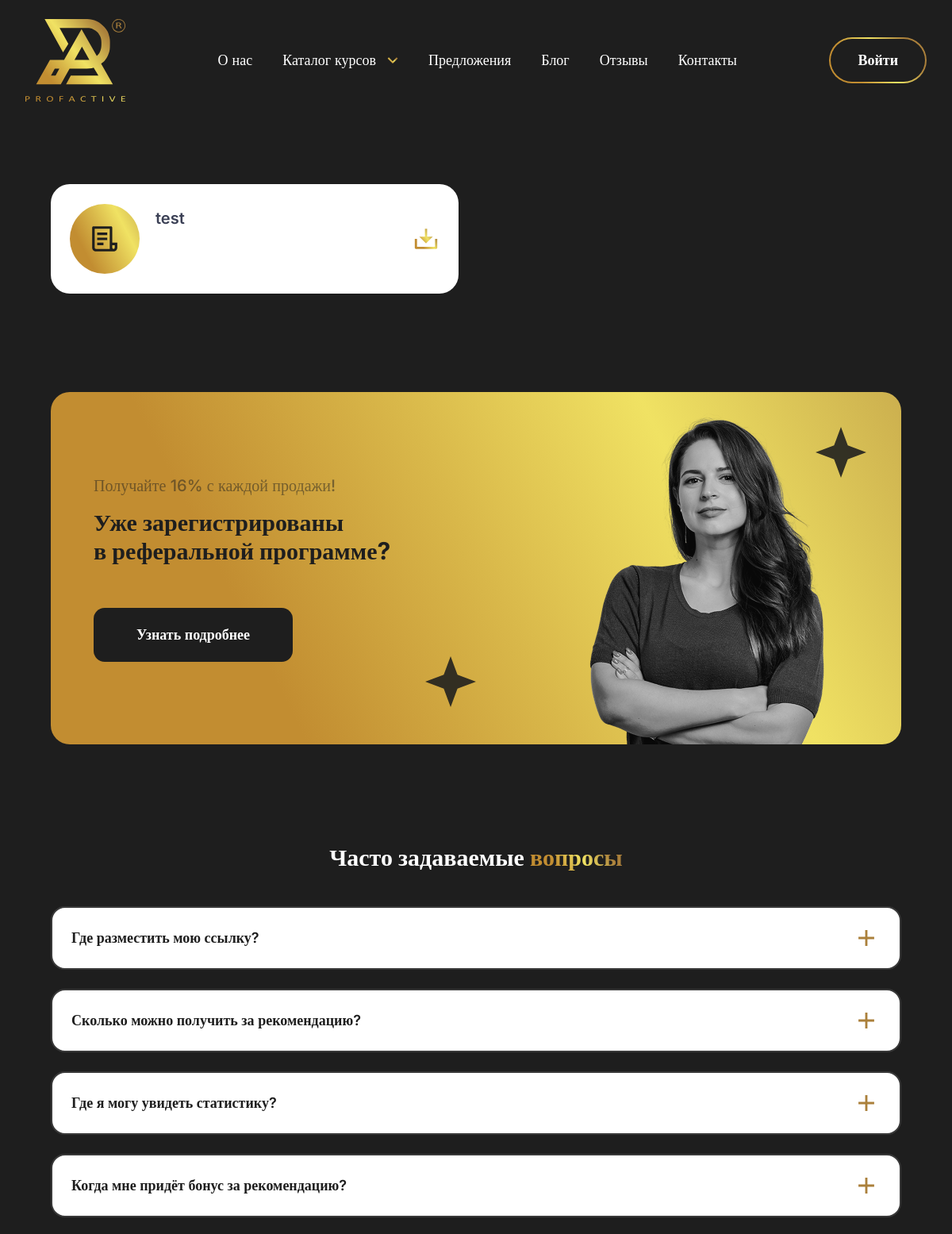
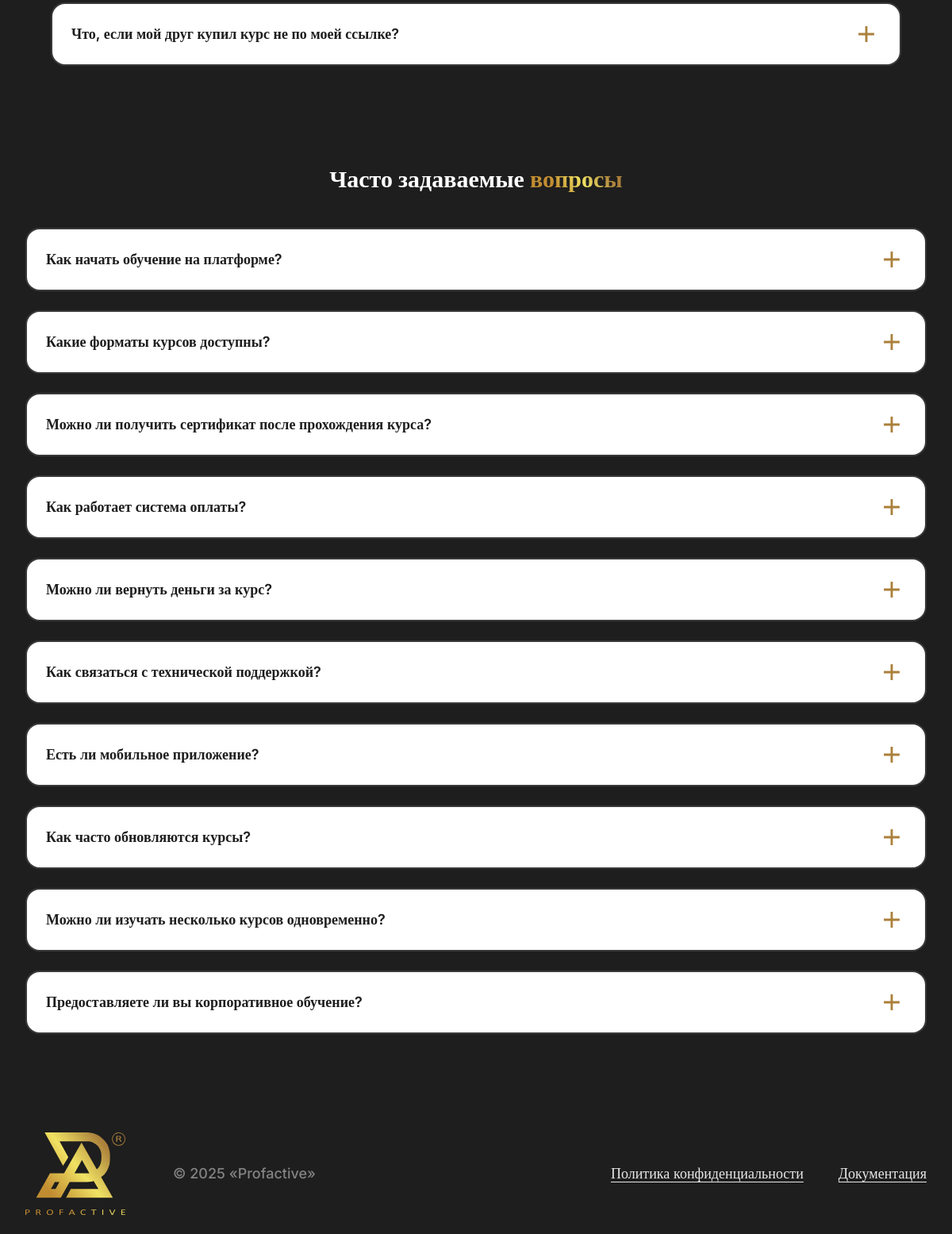
/documents/, run on the app's committed database (2 pictures, top to bottom).
### apps/website/models.py (models this page shows, shortened)
class Document(models.Model):
    title = models.CharField(
        max_length=200,
        verbose_name="Название документа",
        help_text="Название документа"
    )
    description = models.TextField(
        verbose_name="Описание",
        help_text="Описание документа",
        blank=True,
        null=True
    )
    file = models.FileField(
        upload_to='documents/',
        verbose_name="Файл",
        help_text="Файл документа"
    )
    file_type = models.CharField(
        max_length=10,
        verbose_name="Тип файла",
        help_text="Тип файла (PDF, DOC, etc.)",
        blank=True,
        null=True
    )
    file_size = models.PositiveIntegerField(
        verbose_name="Размер файла (байт)",
        help_text="Размер файла в байтах",
        blank=True,
        null=True
    )
    download_count = models.PositiveIntegerField(
        default=0,
        verbose_name="Количество скачиваний",
        help_text="Количество скачиваний файла"
    )
    is_active = models.BooleanField(
        default=True,
        verbose_name="Активен",
        help_text="Активен ли документ"
    )
    order = models.PositiveIntegerField(
        default=0,
        verbose_name="Порядок",
        help_text="Порядок отображения"
    )
    created_at = models.DateTimeField(
        auto_now_add=True,
        verbose_name="Дата создания"
    )
    updated_at = models.DateTimeField(
        auto_now=True,
        verbose_name="Дата обновления"
    )
    class Meta:
        verbose_name = "Документ"
        verbose_name_plural = "4. Документы"
        ordering = ['order', 'created_at']
    def get_file_size_display(self):
        if not self.file_size:
            return "Неизвестно"
        size = self.file_size
        for unit in ['B', 'KB', 'MB', 'GB']:
            if size < 1024.0:
                return f"{size:.1f} {unit}"
            size /= 1024.0
        return f"{size:.1f} TB"

class FAQ(models.Model):
    question = models.CharField(
        max_length=500,
        verbose_name="Вопрос",
        help_text="FAQ вопрос"
    )
    answer = models.TextField(
        verbose_name="Ответ",
        help_text="FAQ ответ"
    )
    category = models.CharField(
        max_length=100,
        verbose_name="Категория",
        help_text="FAQ категория",
        blank=True,
        null=True
    )
    is_active = models.BooleanField(
        default=True,
        verbose_name="Активен",
        help_text="Активен ли FAQ"
    )
    order = models.PositiveIntegerField(
        default=0,
        verbose_name="Порядок",
        help_text="Порядок отображения"
    )
    created_at = models.DateTimeField(
        auto_now_add=True,
        verbose_name="Дата создания"
    )
    updated_at = models.DateTimeField(
        auto_now=True,
        verbose_name="Дата обновления"
    )
    class Meta:
        verbose_name = "FAQ"
        verbose_name_plural = "1. FAQ"
        ordering = ['order', 'created_at']

### apps/website/views.py (the view)
# urls.py: path('documents/', views.documents_page, name='documents'),
def documents_page(request):
    documents = Document.objects.filter(is_active=True).order_by('order', 'created_at')
    context = {
        'documents': documents,
    }
    return render(request, 'documents.html', context)

### apps/website/context_processors.py (called while the page is built)
def faq_context(request):
    return {
        'faqs': FAQ.objects.filter(is_active=True).order_by('order', 'created_at')
    }

### templates/documents.html (shortened to what this page needs)
{% extends 'base.html' %}
{% load static %}
{% block content %}
<main class="container-base">
    <section class="md:pt-20 mb-12 md:mb-20 lg:mb-31">
      <div class="">
        <div class="grid grid-cols-1 lg:grid-cols-2 gap-5 md:gap-8 lg:gap-11">
          {% for document in documents %}
          <a href="{% url 'download_document' document.id %}" download=""
            class="flex gap-6 items-start lg:items-center bg-white rounded-3xl w-full py-4 md:py-6.25 px-4 md:px-6 hover:shadow-lg transition-shadow duration-300">
            <div class="w-full flex max-lg:flex-col items-start lg:items-center gap-5">
              <div
                class="bg-gradient-banner rounded-full size-15 md:size-20 lg:size-22 flex items-center justify-center p-5 lg:p-6.25">
                <img class="max-w-7 lg:max-w-9.5" src="{% static 'assets/svgs/file-list.svg' %}" alt="images">
              </div>
              <div class="flex-1">
                <p class="md:text-lg lg:text-xl/7.5 font-semibold text-brand-gray-600/90 mb-2">
                  {{ document.title }}
                </p>
                {% if document.description %}
                <p class="text-sm text-brand-gray-600/70 mb-2">
                </p>
                {% endif %}
                <div class="flex items-center gap-4 text-xs text-brand-gray-600/60">
                  <span>{{ document.file_type }}</span>
                  <span>{{ document.get_file_size_display }}</span>
                  <span>{{ document.download_count }} скачиваний</span>
                </div>
              </div>
            </div>
            <img src="{% static 'assets/svgs/download.svg' %}" class="ml-auto max-lg:mt-5" alt="images">
          </a>
          {% endfor %}
        </div>
      </div>
    </section>
    <section class="mb-12 md:mb-20 lg:mb-31">
      <div class="bg-gradient-banner min-h-111 rounded-3xl overflow-hidden">
        <div class="relative flex max-lg:flex-col lg:items-center justify-between gap-x-7 gap-y-6">
          <div class="px-4 md:px-6 lg:px-13.5 pt-6 lg:py-23.5 flex-1">
            <div class="w-full max-w-145">
              <p class="font-medium md:text-lg lg:text-xl text-primary/50 mb-3.5">
                Получайте 16% с каждой продажи!
              </p>
              <h2 class="font-bold text-primary text-2xl md:text-3xl lg:text-basic-40/12.5 mb-6 md:mb-11 lg:mb-13.5">
                Уже зарегистрированы <br class="max-lg:hidden"> в реферальной программе?
              </h2>
              <a href="{% url 'referal' %}" class="bg-hover-primary font-semibold rounded-[14px] py-3.5 lg:py-5 px-7 lg:px-13.5 inline-block">
                Узнать подробнее
              </a>
            </div>
          </div>
          <div class="md:max-w-90.5 relative max-lg:mx-auto lg:mr-10">
            <img class="relative z-0 size-full object-cover" src="{% static 'assets/images/banner-girl.png' %}" alt="img">
          </div>
          <div class="max-lg:hidden absolute left-1/2 bottom-1/4 z-0 -translate-x-full translate-y-full text-primary">
            <svg width="64" height="64" viewBox="0 0 64 64" fill="none" xmlns="http://www.w3.org/2000/svg">
              <path d="M32 0L40.6429 23.3571L64 32L40.6429 40.6429L32 64L23.3571 40.6429L0 32L23.3571 23.3571L32 0Z"
                fill="#1E1E1E" fill-opacity="0.882353" />
            </svg>
          </div>
          <div class="max-lg:hidden absolute right-0 top-0 z-0 -translate-x-11 translate-y-11">
            <svg width="64" height="64" viewBox="0 0 64 64" fill="none" xmlns="http://www.w3.org/2000/svg">
              <path d="M32 0L40.6429 23.3571L64 32L40.6429 40.6429L32 64L23.3571 40.6429L0 32L23.3571 23.3571L32 0Z"
                fill="#1E1E1E" fill-opacity="0.882353" />
            </svg>
          </div>
        </div>
      </div>
    </section>
    <section class="mb-12 md:mb-20 lg:mb-31">
      <div>
        <h2 class="text-2xl md:text-3xl lg:text-basic-40 md:text-center mb-5 md:mb-8 lg:mb-11">
          Часто задаваемые
          <span class="text-gradient-display">вопросы</span>
        </h2>
        <div class="font-semibold space-y-4 lg:space-y-6">
          <div x-data="{ open: false }" class="w-full">
            <button @click="open = !open"
              class="text-left bg-white w-full flex items-center justify-between border-2 border-brand-gray-700 rounded-[18px] py-3 lg:py-5 px-4 lg:px-6">
              <span class="text-lg/5 lg:text-basic-23/8.5 text-primary">
                Где разместить мою ссылку?
              </span>
              <div class="p-2">
                <svg :class="open ? 'rotate-45' : ''" class="transition-transform duration-300" width="20" height="20"
                  viewBox="0 0 20 20" fill="none" xmlns="http://www.w3.org/2000/svg">
                  <path
                    d="M8.58325 8.5835V0.0834961H11.4166V8.5835H19.9166V11.4168H11.4166V19.9168H8.58325V11.4168H0.083252V8.5835H8.58325Z"
                    fill="#AB803B" />
                </svg>
              </div>
            </button>
          </div>
          <div x-data="{ open: false }" class="w-full">
            <button @click="open = !open"
              class="text-left bg-white w-full flex items-center justify-between gap-4 border-2 border-brand-gray-700 rounded-[18px] py-3 lg:py-5 px-4 lg:px-6">
              <span class="text-lg/5 lg:text-basic-23/8.5 text-primary">
                Сколько можно получить за рекомендацию?
              </span>
              <div class="p-2">
                <svg :class="open ? 'rotate-45' : ''" class="transition-transform duration-300" width="20" height="20"
                  viewBox="0 0 20 20" fill="none" xmlns="http://www.w3.org/2000/svg">
                  <path
                    d="M8.58325 8.5835V0.0834961H11.4166V8.5835H19.9166V11.4168H11.4166V19.9168H8.58325V11.4168H0.083252V8.5835H8.58325Z"
                    fill="#AB803B" />
                </svg>
              </div>
            </button>
          </div>
          <div x-data="{ open: false }" class="w-full">
            <button @click="open = !open"
              class="text-left bg-white w-full flex items-center justify-between gap-4 border-2 border-brand-gray-700 rounded-[18px] py-3 lg:py-5 px-4 lg:px-6">
              <span class="text-lg/5 lg:text-basic-23/8.5 text-primary">
                Где я могу увидеть статистику?
              </span>
              <div class="p-2">
                <svg :class="open ? 'rotate-45' : ''" class="transition-transform duration-300" width="20" height="20"
                  viewBox="0 0 20 20" fill="none" xmlns="http://www.w3.org/2000/svg">
                  <path
                    d="M8.58325 8.5835V0.0834961H11.4166V8.5835H19.9166V11.4168H11.4166V19.9168H8.58325V11.4168H0.083252V8.5835H8.58325Z"
                    fill="#AB803B" />
                </svg>
              </div>
            </button>
          </div>
          <div x-data="{ open: false }" class="w-full">
            <button @click="open = !open"
              class="text-left bg-white w-full flex items-center justify-between gap-4 border-2 border-brand-gray-700 rounded-[18px] py-3 lg:py-5 px-4 lg:px-6">
              <span class="text-lg/5 lg:text-basic-23/8.5 text-primary">
                Когда мне придёт бонус за рекомендацию?
              </span>
              <div class="p-2">
                <svg :class="open ? 'rotate-45' : ''" class="transition-transform duration-300" width="20" height="20"
                  viewBox="0 0 20 20" fill="none" xmlns="http://www.w3.org/2000/svg">
                  <path
                    d="M8.58325 8.5835V0.0834961H11.4166V8.5835H19.9166V11.4168H11.4166V19.9168H8.58325V11.4168H0.083252V8.5835H8.58325Z"
                    fill="#AB803B" />
                </svg>
              </div>
            </button>
          </div>
          <div x-data="{ open: false }" class="w-full">
            <button @click="open = !open"
              class="text-left bg-white w-full flex items-center justify-between gap-4 border-2 border-brand-gray-700 rounded-[18px] py-3 lg:py-5 px-4 lg:px-6">
              <span class="text-lg/5 lg:text-basic-23/8.5 text-primary">
                Что, если мой друг купил курс не по моей ссылке?
              </span>
              <div class="p-2">
                <svg :class="open ? 'rotate-45' : ''" class="transition-transform duration-300" width="20" height="20"
                  viewBox="0 0 20 20" fill="none" xmlns="http://www.w3.org/2000/svg">
                  <path
                    d="M8.58325 8.5835V0.0834961H11.4166V8.5835H19.9166V11.4168H11.4166V19.9168H8.58325V11.4168H0.083252V8.5835H8.58325Z"
                    fill="#AB803B" />
                </svg>
              </div>
            </button>
          </div>
        </div>
      </div>
    </section>
  </main>
{% endblock %}

### templates/components/faq_component.html (shortened to what this page needs)
<section class="mt-6 mb-12 md:mb-20 lg:mb-31" id="faq-section" data-aos="fade-up">
  <div class="container-base">
    <h2 class="text-2xl md:text-3xl lg:text-basic-40 md:text-center mb-5 md:mb-8 lg:mb-11" data-aos="fade-up" data-aos-delay="100">
      Часто задаваемые
      <span class="text-gradient-display">вопросы</span>
    </h2>
    <div class="font-semibold space-y-4 lg:space-y-6" data-aos="fade-up" data-aos-delay="200">
      {% if faqs %}
        {% for faq in faqs %}
          <div x-data="{ open: false }" class="w-full" data-aos="fade-up" data-aos-delay="{{ forloop.counter0|add:300 }}">
            <button @click="open = !open"
              class="text-left bg-white w-full flex items-center justify-between border-2 border-brand-gray-700 rounded-[18px] py-3 lg:py-5 px-4 lg:px-6">
              <span class="text-lg/5 lg:text-basic-23/8.5 text-primary">
                {{ faq.question }}
              </span>
              <div class="p-2">
                <svg :class="open ? 'rotate-45' : ''" class="transition-transform duration-300" width="20" height="20"
                  viewBox="0 0 20 20" fill="none" xmlns="http://www.w3.org/2000/svg">
                  <path
                    d="M8.58325 8.5835V0.0834961H11.4166V8.5835H19.9166V11.4168H11.4166V19.9168H8.58325V11.4168H0.083252V8.5835H8.58325Z"
                    fill="#AB803B" />
                </svg>
              </div>
            </button>
          </div>
        {% endfor %}
      {% else %}
        <div class="text-center py-12">
          <div class="text-primary/50 text-lg">
            Пока нет вопросов
          </div>
        </div>
      {% endif %}
    </div>
  </div>
</section>

### data on the page
Document: title "test"
FAQ: question "Как начать обучение на платформе?"
FAQ: question "Какие форматы курсов доступны?"
FAQ: question "Можно ли получить сертификат после прохождения курса?"
FAQ: question "Как работает система оплаты?"
FAQ: question "Можно ли вернуть деньги за курс?"
FAQ: question "Как связаться с технической поддержкой?"
FAQ: question "Есть ли мобильное приложение?"
FAQ: question "Как часто обновляются курсы?"
FAQ: question "Можно ли изучать несколько курсов одновременно?"
FAQ: question "Предоставляете ли вы корпоративное обучение?"
